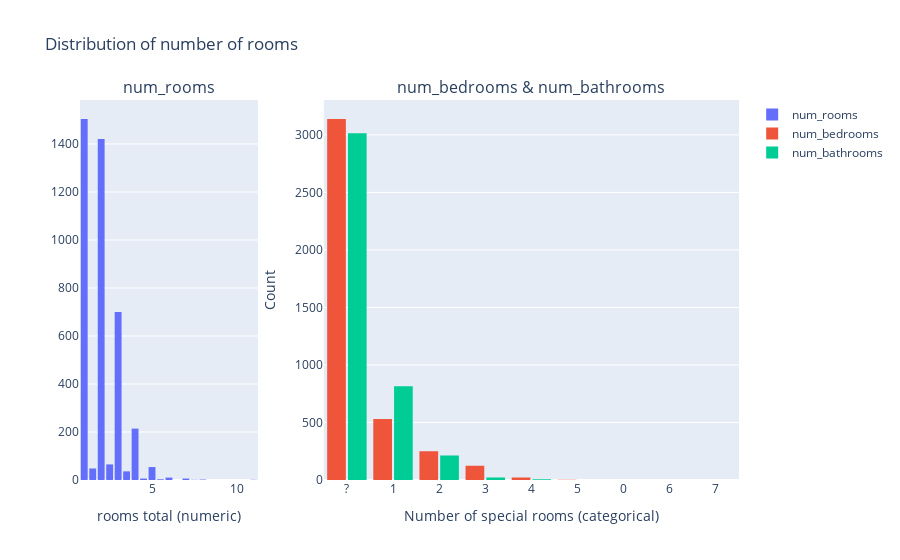

Write notebook code for a chart like this one.
### Code cell
fig = make_subplots(
    rows=1,
    cols=2,
    column_widths=[0.3, 0.7],
    subplot_titles=("num_rooms", "num_bedrooms & num_bathrooms"),
)
fig.layout.title.text = "Distribution of number of rooms"

# fig.add_trace(go.Box(x=df['num_rooms'], notched=True, showlegend = False,
#                       name = ""       # hide name of the box
#                       ),row=1, col=1 )
# fig.update_xaxes(title_text="Number of rooms (numeric)", row=1, col=1)
# fig.update_yaxes(title_text="", row=1, col=1)

fig.add_trace(go.Histogram(x=df["num_rooms"], name="num_rooms"), row=1, col=1)
fig.update_xaxes(
    categoryorder="total descending", title_text="rooms total (numeric)", row=1, col=1
)

fig.add_trace(go.Histogram(x=df["num_bedrooms"], name="num_bedrooms"), row=1, col=2)
fig.add_trace(go.Histogram(x=df["num_bathrooms"], name="num_bathrooms"), row=1, col=2)
fig.update_yaxes(title_text="Count", row=1, col=2)
fig.update_xaxes(
    categoryorder="total descending",
    title_text="Number of special rooms (categorical)",
    row=1,
    col=2,
)
fig.update_layout(barmode="group", bargap=0.1, bargroupgap=0.1)
fig.show()

### Figure 1 — Plotly figure (JSON) as saved in the notebook; plotly's stock layout.template omitted (floating-point values rounded to 4 significant figures; data arrays with more than 128 entries replaced by an {"elided": "..."} marker saying what was removed)
{"data": [{"name": "num_rooms", "type": "histogram", "x": {"elided": "4071 float values"}, "xaxis": "x", "yaxis": "y"}, {"name": "num_bedrooms", "type": "histogram", "x": {"elided": "4071 str values"}, "xaxis": "x2", "yaxis": "y2"}, {"name": "num_bathrooms", "type": "histogram", "x": {"elided": "4071 str values"}, "xaxis": "x2", "yaxis": "y2"}], "layout": {"annotations": [{"font": {"size": 16}, "showarrow": false, "text": "num_rooms", "x": 0.135, "xanchor": "center", "xref": "paper", "y": 1, "yanchor": "bottom", "yref": "paper"}, {"font": {"size": 16}, "showarrow": false, "text": "num_bedrooms & num_bathrooms", "x": 0.685, "xanchor": "center", "xref": "paper", "y": 1, "yanchor": "bottom", "yref": "paper"}], "bargap": 0.1, "bargroupgap": 0.1, "barmode": "group", "title": {"text": "Distribution of number of rooms"}, "xaxis": {"anchor": "y", "categoryorder": "total descending", "domain": [0, 0.27], "title": {"text": "rooms total (numeric)"}}, "xaxis2": {"anchor": "y2", "categoryorder": "total descending", "domain": [0.37, 1], "title": {"text": "Number of special rooms (categorical)"}}, "yaxis": {"anchor": "x", "domain": [0, 1]}, "yaxis2": {"anchor": "x2", "domain": [0, 1], "title": {"text": "Count"}}}}
